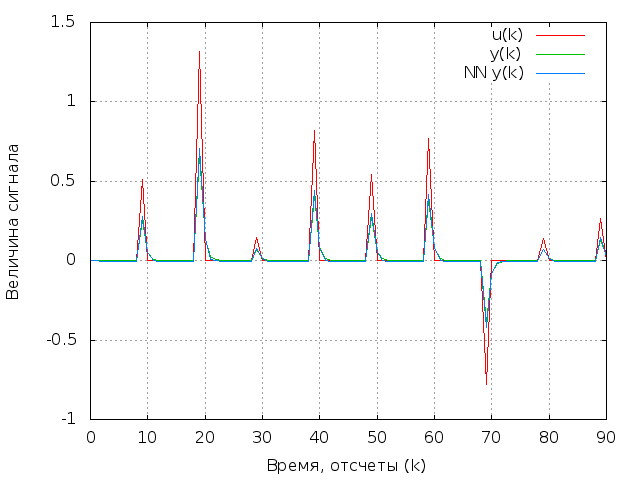

The script that saved this image:
set terminal png
set output "nnp_pikes.png"
#set terminal postscript 'NimbusSanL-Regu' eps enhanced monochrome
#set output "nnp_pikes.eps"
set xlabel "Время, отсчеты (k)"
#set xlabel "Time, samples (k)"
set ylabel "Величина сигнала"
#set label "Signal value"
set grid
plot [0:90] '../../pikes30.dat' t "u(k)" w l, '../../ypikes30.dat' t "y(k)" w l, 'nnypikes30.dat' t "NN y(k)" w l
